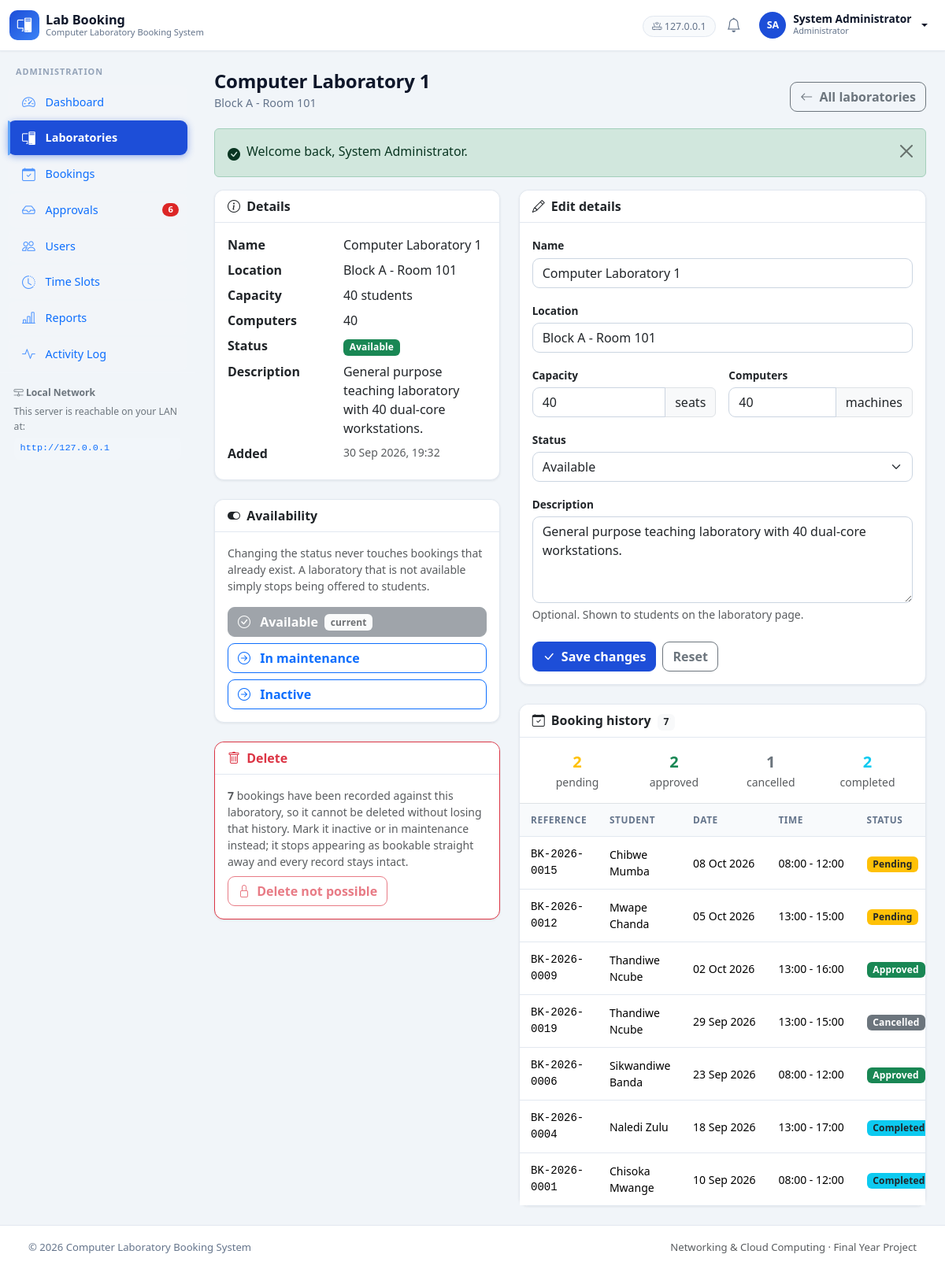
The app's page /admin/laboratory.php?id=1 (signed in) with its own data.
### tables this page shows
CREATE TABLE `users` (
  `id`            INT(11)      NOT NULL AUTO_INCREMENT,
  `name`          VARCHAR(120)  NOT NULL,
  `email`         VARCHAR(191)  NOT NULL,
  `password`      VARCHAR(255)  NOT NULL,
  `role`          ENUM('admin','user')   NOT NULL DEFAULT 'user',
  `status`        ENUM('active','inactive') NOT NULL DEFAULT 'active',
  `student_no`    VARCHAR(50)   DEFAULT NULL,
  `phone`         VARCHAR(30)   DEFAULT NULL,
   
   
   
   
   
  `avatar`        VARCHAR(191)  DEFAULT NULL,
  `last_login_at` DATETIME      DEFAULT NULL,
  `created_at`    DATETIME      NOT NULL DEFAULT CURRENT_TIMESTAMP,
  `updated_at`    DATETIME      NOT NULL DEFAULT CURRENT_TIMESTAMP ON UPDATE CURRENT_TIMESTAMP,
  PRIMARY KEY (`id`),
  UNIQUE KEY `uq_users_email` (`email`),
  UNIQUE KEY `uq_users_student_no` (`student_no`),
  KEY `idx_users_role_status` (`role`,`status`)
);

CREATE TABLE `laboratories` (
  `id`             INT(11)      NOT NULL AUTO_INCREMENT,
  `name`           VARCHAR(120)  NOT NULL,
  `location`       VARCHAR(120)  NOT NULL,
  `capacity`       INT(11)      NOT NULL DEFAULT 0,
  `computer_count` INT(11)      NOT NULL DEFAULT 0,
  `description`    TEXT          DEFAULT NULL,
  `status`         ENUM('available','maintenance','inactive') NOT NULL DEFAULT 'available',
  `created_at`     DATETIME      NOT NULL DEFAULT CURRENT_TIMESTAMP,
  `updated_at`     DATETIME      NOT NULL DEFAULT CURRENT_TIMESTAMP ON UPDATE CURRENT_TIMESTAMP,
  PRIMARY KEY (`id`),
  UNIQUE KEY `uq_laboratories_name` (`name`),
  KEY `idx_laboratories_status` (`status`)
);

CREATE TABLE `bookings` (
  `id`            INT(11)     NOT NULL AUTO_INCREMENT,
  `booking_ref`   VARCHAR(20)  NOT NULL,
  `user_id`       INT(11)     NOT NULL,
  `laboratory_id` INT(11)     NOT NULL,
  `booking_date`  DATE         NOT NULL,
  `start_time`    TIME         NOT NULL,
  `end_time`      TIME         NOT NULL,
  `purpose`       VARCHAR(255) NOT NULL,
  `status`        ENUM('pending','approved','rejected','cancelled','completed')
                                NOT NULL DEFAULT 'pending',
  `reviewed_by`   INT(11)      DEFAULT NULL,
  `reviewed_at`   DATETIME     DEFAULT NULL,
  `admin_note`    VARCHAR(255) DEFAULT NULL,
  `created_at`    DATETIME     NOT NULL DEFAULT CURRENT_TIMESTAMP,
  `updated_at`    DATETIME     NOT NULL DEFAULT CURRENT_TIMESTAMP ON UPDATE CURRENT_TIMESTAMP,
  PRIMARY KEY (`id`),
  UNIQUE KEY `uq_bookings_ref` (`booking_ref`),
  KEY `idx_bookings_conflict` (`laboratory_id`,`booking_date`,`status`),
  KEY `idx_bookings_user` (`user_id`),
  KEY `idx_bookings_status` (`status`),
  KEY `idx_bookings_created` (`created_at`),
  CONSTRAINT `fk_bookings_user`
    FOREIGN KEY (`user_id`)       REFERENCES `users` (`id`)
    ON DELETE RESTRICT ON UPDATE CASCADE,
  CONSTRAINT `fk_bookings_laboratory`
    FOREIGN KEY (`laboratory_id`) REFERENCES `laboratories` (`id`)
    ON DELETE RESTRICT ON UPDATE CASCADE,
  CONSTRAINT `fk_bookings_reviewer`
    FOREIGN KEY (`reviewed_by`)   REFERENCES `users` (`id`)
    ON DELETE SET NULL ON UPDATE CASCADE
);

### admin/laboratory.php (the view, shortened to what the rows shown need)
<?php
require_admin();
$id = query_int('id', 0);
$lab = $id > 0
    ? db_one('SELECT * FROM laboratories WHERE id = ?', array($id))
    : null;
$recent = db_all(
    'SELECT b.id, b.booking_ref, b.booking_date, b.start_time, b.end_time, b.status, b.purpose,
            u.name AS student_name
       FROM bookings b
       JOIN users u ON u.id = b.user_id
      WHERE b.laboratory_id = ?
      ORDER BY b.booking_date DESC, b.start_time DESC
      LIMIT 15',
    array($id)
);
layout_start(array('title' => $lab['name'], 'active' => 'laboratories'));
?>
<?php
page_heading(
    $lab['name'],
    $lab['location'],
    '<a class="btn btn-outline-secondary" href="' . e(url('admin/laboratories.php')) . '">'
        . '<i class="bi bi-arrow-left me-1"></i> All laboratories</a>'
);
?>
<div class="row g-4">
    <div class="col-lg-5">
        <div class="card mb-4">
            <div class="card-body">
                <dl class="row mb-0">
                    <dt class="col-5">Name</dt>
                    <dd class="col-7"><?php echo e($lab['name']); ?></dd>
                    <dt class="col-5">Location</dt>
                    <dd class="col-7"><?php echo e($lab['location']); ?></dd>
                    <dt class="col-5">Capacity</dt>
                    <dd class="col-7"><?php echo (int) $lab['capacity']; ?> students</dd>
                    <dt class="col-5">Computers</dt>
                    <dd class="col-7"><?php echo (int) $lab['computer_count']; ?></dd>
                    <dt class="col-5">Status</dt>
                    <dd class="col-7">
                        <span class="badge <?php echo e(lab_status_badge_class($lab['status'])); ?>">
                            <?php echo e(laboratory_status_label($lab['status'])); ?>
                        </span>
                    </dd>
                    <dt class="col-5">Description</dt>
                    <dd class="col-7">
                        <?php echo $lab['description'] === null || $lab['description'] === ''
                            ? '<span class="text-muted">None</span>'
                            : nl2br(e($lab['description'])); ?>
                    </dd>
                    <dt class="col-5">Added</dt>
                    <dd class="col-7 small text-muted">
                        <?php echo e(format_date($lab['created_at'], true)); ?>
                    </dd>
                </dl>
            </div>
        </div>
    </div>
    <div class="col-lg-7">
        <div class="card mb-4">
            <div class="card-body">
                <form method="post" action="" novalidate>
                    <div class="mb-3">
                        <label class="form-label fw-bold" for="name">Name</label>
                        <input type="text" class="form-control" id="name" name="name"
                               maxlength="<?php echo LABORATORY_NAME_MAX; ?>"
                               value="<?php echo e($lab['name']); ?>" required>
                    </div>
                    <div class="mb-3">
                        <label class="form-label fw-bold" for="location">Location</label>
                        <input type="text" class="form-control" id="location" name="location"
                               maxlength="<?php echo LABORATORY_LOCATION_MAX; ?>"
                               value="<?php echo e($lab['location']); ?>" required>
                    </div>
                    <div class="row g-3">
                        <div class="col-sm-6">
                            <div class="input-group">
                                <input type="number" class="form-control" id="capacity" name="capacity"
                                       min="<?php echo LABORATORY_MIN_CAPACITY; ?>"
                                       max="<?php echo LABORATORY_MAX_CAPACITY; ?>"
                                       value="<?php echo e($lab['capacity']); ?>" required>
                                <span class="input-group-text">seats</span>
                            </div>
                        </div>
                        <div class="col-sm-6">
                            <div class="input-group">
                                <input type="number" class="form-control" id="computer_count" name="computer_count"
                                       min="0" max="<?php echo LABORATORY_MAX_COMPUTERS; ?>"
                                       value="<?php echo e($lab['computer_count']); ?>" required>
                                <span class="input-group-text">machines</span>
                            </div>
                        </div>
                    </div>
                    <div class="mt-3">
                        <label class="form-label fw-bold" for="description">Description</label>
                        <textarea class="form-control" id="description" name="description"
                                  rows="4"
                                  maxlength="<?php echo LABORATORY_DESCRIPTION_MAX; ?>"><?php echo e($lab['description']); ?></textarea>
                        <div class="form-text">Optional. Shown to students on the laboratory page.</div>
                    </div>
                </form>
            </div>
        </div>
        <div class="card">
            <?php if (empty($recent)): ?>
                <?php empty_state('bi-calendar-x', 'No bookings yet',
                    'Nothing has ever been requested for this laboratory.'); ?>
            <?php else: ?>
                <div class="table-responsive">
                    <table class="table table-sm align-middle mb-0">
                        <thead class="table-light">
                            <tr>
                                <th>Reference</th>
                                <th>Student</th>
                                <th>Date</th>
                                <th>Time</th>
                                <th>Status</th>
                            </tr>
                        </thead>
                        <tbody>
                            <?php foreach ($recent as $row): ?>
                                <tr>
                                    <td class="font-monospace small"><?php echo e($row['booking_ref']); ?></td>
                                    <td class="small"><?php echo e($row['student_name']); ?></td>
                                    <td class="text-nowrap small"><?php echo e(format_date($row['booking_date'])); ?></td>
                                    <td class="text-nowrap small">
                                        <?php echo e(format_range($row['start_time'], $row['end_time'])); ?>
                                    </td>
                                    <td>
                                        <span class="badge <?php echo e(status_badge_class($row['status'])); ?>">
                                            <?php echo e(ucfirst($row['status'])); ?>
                                        </span>
                                    </td>
                                </tr>
                            <?php endforeach; ?>
                        </tbody>
                    </table>
                </div>
            <?php endif; ?>
        </div>
    </div>
</div>

### includes/navbar.php (shortened to what the rows shown need)
<?php
$__user = current_user();
$__serverIp = isset($_SERVER['SERVER_ADDR']) ? $_SERVER['SERVER_ADDR'] : '';
?>
<nav class="navbar navbar-expand-lg app-navbar sticky-top">
  <div class="container-fluid">
    <div class="collapse navbar-collapse justify-content-end">
      <ul class="navbar-nav align-items-lg-center gap-lg-1">
        <?php if (!is_logged_in()): ?>
          <li class="nav-item">
            <a class="btn btn-sm btn-outline-primary" href="<?php echo e(url('auth/login.php')); ?>">Sign in</a>
          </li>
        <?php else: ?>
          <?php if ($__serverIp !== ''): ?>
          <li class="nav-item d-none d-xl-block">
            <span class="nav-server" title="Clients on the local network can reach this server here">
              <i class="bi bi-router"></i> <?php echo e($__serverIp); ?>
            </span>
          </li>
          <?php endif; ?>
          <li class="nav-item">
            <a class="nav-icon" href="<?php echo e(url(is_admin() ? 'admin/notifications.php' : 'user/notifications.php')); ?>"
               title="Notifications">
              <i class="bi bi-bell"></i>
            </a>
          </li>
          <li class="nav-item dropdown">
            <a class="nav-user dropdown-toggle" href="#" data-bs-toggle="dropdown" aria-expanded="false">
              <span class="avatar"><?php echo e(initials($__user['name'])); ?></span>
              <span class="d-none d-sm-inline">
                <strong><?php echo e($__user['name']); ?></strong>
                <small class="role-tag"><?php echo e($__user['role'] === 'admin' ? 'Administrator' : 'Student'); ?></small>
              </span>
            </a>
          </li>
        <?php endif; ?>
      </ul>
    </div>
  </div>
</nav>

### includes/sidebar.php (shortened to what the rows shown need)
<?php
$__active = isset($GLOBALS['__active']) ? $GLOBALS['__active'] : '';
$__isAdmin = is_admin();
if ($__isAdmin) {
    $__links = array(
        array('key' => 'dashboard',     'icon' => 'bi-speedometer2',   'label' => 'Dashboard',      'href' => 'admin/index.php'),
        array('key' => 'laboratories',  'icon' => 'bi-pc-display',     'label' => 'Laboratories',   'href' => 'admin/laboratories.php'),
        array('key' => 'bookings',      'icon' => 'bi-calendar-check',  'label' => 'Bookings',       'href' => 'admin/bookings.php'),
        array('key' => 'approvals',     'icon' => 'bi-inbox',           'label' => 'Approvals',      'href' => 'admin/approvals.php', 'badge' => 'pending'),
        array('key' => 'users',         'icon' => 'bi-people',          'label' => 'Users',          'href' => 'admin/users.php'),
        array('key' => 'slots',         'icon' => 'bi-clock-history',   'label' => 'Time Slots',     'href' => 'admin/time-slots.php'),
        array('key' => 'reports',       'icon' => 'bi-bar-chart-line',  'label' => 'Reports',        'href' => 'admin/reports.php'),
        array('key' => 'activity',      'icon' => 'bi-activity',        'label' => 'Activity Log',   'href' => 'admin/activity.php'),
    );
    $__section = 'Administration';
}
$__pendingCount = 0;
if ($__isAdmin) {
    try {
        $__pendingCount = (int) db_value("SELECT COUNT(*) FROM bookings WHERE status = 'pending'");
    } catch (Exception $e) {
        $__pendingCount = 0;
    }
}
?>
<aside class="app-sidebar offcanvas-lg offcanvas-start" tabindex="-1" id="appSidebar"
       aria-label="Main navigation">
  <div class="offcanvas-body d-lg-flex flex-column p-0">
    <div class="sidebar-section"><?php echo e($__section); ?></div>
    <nav class="sidebar-nav">
      <?php foreach ($__links as $__link):
          $__count = 0;
          if (isset($__link['badge']) && $__link['badge'] === 'pending') {
              $__count = $__pendingCount;
          }
      ?>
        <a class="sidebar-link text-primary<?php echo nav_active($__active, $__link['key']); ?>"
           href="<?php echo e(url($__link['href'])); ?>">
          <i class="bi <?php echo e($__link['icon']); ?>"></i>
          <span><?php echo e($__link['label']); ?></span>
          <?php if ($__count > 0): ?>
            <span class="sidebar-badge"><?php echo e($__count); ?></span>
          <?php endif; ?>
        </a>
      <?php endforeach; ?>
    </nav>
    <div class="sidebar-foot">
      <div class="sidebar-foot-title text-secondary"><i class="bi bi-hdd-network"></i> Local Network</div>
      <p class="mb-1 text-secondary">This server is reachable on your LAN at:</p>
      <code class="lan-url text-primary">http://<?php echo e(isset($_SERVER['SERVER_ADDR']) ? $_SERVER['SERVER_ADDR'] : 'SERVER_IP'); ?></code>
    </div>
  </div>
</aside>

### includes/layout.php (shortened to what the rows shown need)
<?php
function layout_start(array $opts = array())
{
    require __DIR__ . '/header.php';
}
function layout_end()
{
    require __DIR__ . '/footer.php';
}
function page_heading($title, $subtitle = '', $actions = '')
{
    echo '<div class="page-heading">';
    echo '<div><h1 class="page-title">' . e($title) . '</h1>';
    if ($subtitle !== '') {
        echo '<p class="page-subtitle">' . e($subtitle) . '</p>';
    }
    echo '</div>';
    echo '</div>';
}

### records on screen
users: name "SA", name "System Administrator", role "Administrator", role "ADMINISTRATION"
laboratories: name "Computer Laboratory 1", location "Block A - Room 101", capacity "40", computer_count "40", status "Available", description "General purpose teaching laboratory with 40 dual-core workstations.", created_at "30 Sep 2026, 19:32"
bookings: booking_ref "BK-2026-0015", user.name "Chibwe Mumba", booking_date "08 Oct 2026", format_range($row['start_time'], $row['end_time']) "08:00 - 12:00", status "Pending"
bookings: booking_ref "BK-2026-0012", user.name "Mwape Chanda", booking_date "05 Oct 2026", format_range($row['start_time'], $row['end_time']) "13:00 - 15:00", status "Pending"
bookings: booking_ref "BK-2026-0009", user.name "Thandiwe Ncube", booking_date "02 Oct 2026", format_range($row['start_time'], $row['end_time']) "13:00 - 16:00", status "Approved"
bookings: booking_ref "BK-2026-0019", user.name "Thandiwe Ncube", booking_date "29 Sep 2026", format_range($row['start_time'], $row['end_time']) "13:00 - 15:00", status "Cancelled"
bookings: booking_ref "BK-2026-0006", user.name "Sikwandiwe Banda", booking_date "23 Sep 2026", format_range($row['start_time'], $row['end_time']) "08:00 - 12:00", status "Approved"
bookings: booking_ref "BK-2026-0004", user.name "Naledi Zulu", booking_date "18 Sep 2026", format_range($row['start_time'], $row['end_time']) "13:00 - 17:00", status "Completed"
bookings: booking_ref "BK-2026-0001", user.name "Chisoka Mwange", booking_date "10 Sep 2026", format_range($row['start_time'], $row['end_time']) "08:00 - 12:00", status "Completed"

### other values on screen
$__serverIp "127.0.0.1"
$__link['label'] "Dashboard"
$__link['label'] "Laboratories"
$__link['label'] "Bookings"
$__link['label'] "Approvals"
$__count "6"
$__link['label'] "Users"
$__link['label'] "Time Slots"
$__link['label'] "Reports"
$__link['label'] "Activity Log"
isset($_SERVER['SERVER_ADDR']) ? $_SERVER['SERVER_ADDR'] : 'SERVER_IP' "127.0.0.1"
$actions "All laboratories"
$flash['message'] "Welcome back, System Administrator."
laboratory_status_label($option) "Available"
laboratory_status_label($option) "In maintenance"
